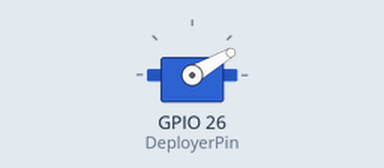
The sketch below on a simulated ESP32. Shown: servo. What the sketch prints to the serial monitor is not drawn.

Above: at 1.05 s.
At 1.7 s:
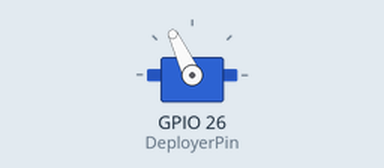
At 3.95 s:
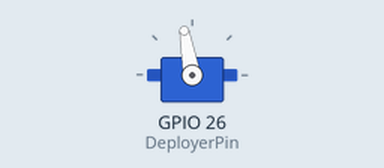
Timing chart, 0 to 7.9 s (numbered marks = the images above):
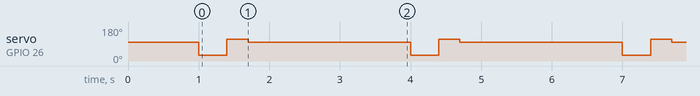

Measured:
- by itself, servo on GPIO 26 (DeployerPin): repeats every 3.0 s: 115° 0.30 s, 100° 2.3 s, 30° 0.40 s

The sketch:

Deployer.ino
```cpp
#include <Servo.h>
#define DeployerPin 26
Servo Deployer;

void setup() {
  Serial.begin(9600);
  Deployer.attach(DeployerPin);
  Deployer.write(100);
  delay(1000);
}

void DeployKitLeft(){
  Deployer.write(170);
  delay(400);
  Deployer.write(85);
  delay(300);
  Deployer.write(100);
  delay(300);
}

void DeployKitRight(){
  Deployer.write(30);
  delay(400);
  Deployer.write(115);
  delay(300);
  Deployer.write(100);
  delay(300);
}


void loop() {
  Serial.println("here");
  DeployKitRight();
  delay(2000);
  DeployKitRight();
  delay(2000);
}
```
